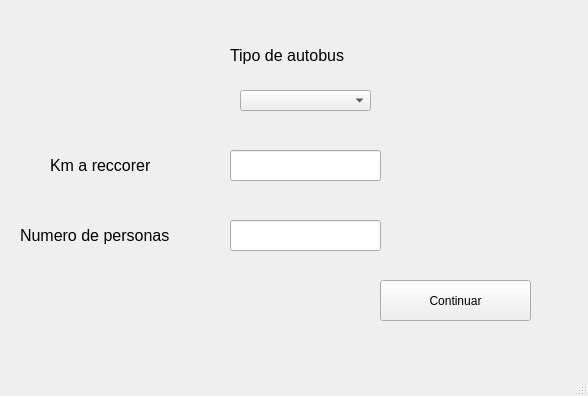
<?xml version="1.0" encoding="UTF-8"?>
<ui version="4.0">
 <class>MainWindow</class>
 <widget class="QMainWindow" name="MainWindow">
  <property name="geometry">
   <rect>
    <x>0</x>
    <y>0</y>
    <width>588</width>
    <height>396</height>
   </rect>
  </property>
  <property name="windowTitle">
   <string>MainWindow</string>
  </property>
  <widget class="QWidget" name="centralwidget">
   <widget class="QLineEdit" name="line_personas">
    <property name="geometry">
     <rect>
      <x>230</x>
      <y>220</y>
      <width>151</width>
      <height>31</height>
     </rect>
    </property>
   </widget>
   <widget class="QLineEdit" name="line_km">
    <property name="geometry">
     <rect>
      <x>230</x>
      <y>150</y>
      <width>151</width>
      <height>31</height>
     </rect>
    </property>
   </widget>
   <widget class="QLabel" name="label_2">
    <property name="geometry">
     <rect>
      <x>50</x>
      <y>150</y>
      <width>171</width>
      <height>31</height>
     </rect>
    </property>
    <property name="font">
     <font>
      <pointsize>12</pointsize>
     </font>
    </property>
    <property name="text">
     <string>Km a reccorer</string>
    </property>
   </widget>
   <widget class="QLabel" name="label_3">
    <property name="geometry">
     <rect>
      <x>20</x>
      <y>220</y>
      <width>201</width>
      <height>31</height>
     </rect>
    </property>
    <property name="font">
     <font>
      <pointsize>12</pointsize>
     </font>
    </property>
    <property name="text">
     <string>Numero de personas</string>
    </property>
   </widget>
   <widget class="QComboBox" name="combo_bus">
    <property name="geometry">
     <rect>
      <x>240</x>
      <y>90</y>
      <width>131</width>
      <height>21</height>
     </rect>
    </property>
   </widget>
   <widget class="QLabel" name="label_4">
    <property name="geometry">
     <rect>
      <x>230</x>
      <y>40</y>
      <width>171</width>
      <height>31</height>
     </rect>
    </property>
    <property name="font">
     <font>
      <pointsize>12</pointsize>
     </font>
    </property>
    <property name="text">
     <string>Tipo de autobus</string>
    </property>
   </widget>
   <widget class="QPushButton" name="btn_continuar">
    <property name="geometry">
     <rect>
      <x>380</x>
      <y>280</y>
      <width>151</width>
      <height>41</height>
     </rect>
    </property>
    <property name="text">
     <string>Continuar</string>
    </property>
   </widget>
  </widget>
  <widget class="QMenuBar" name="menubar">
   <property name="geometry">
    <rect>
     <x>0</x>
     <y>0</y>
     <width>588</width>
     <height>26</height>
    </rect>
   </property>
  </widget>
  <widget class="QStatusBar" name="statusbar"/>
 </widget>
 <resources/>
 <connections/>
</ui>
